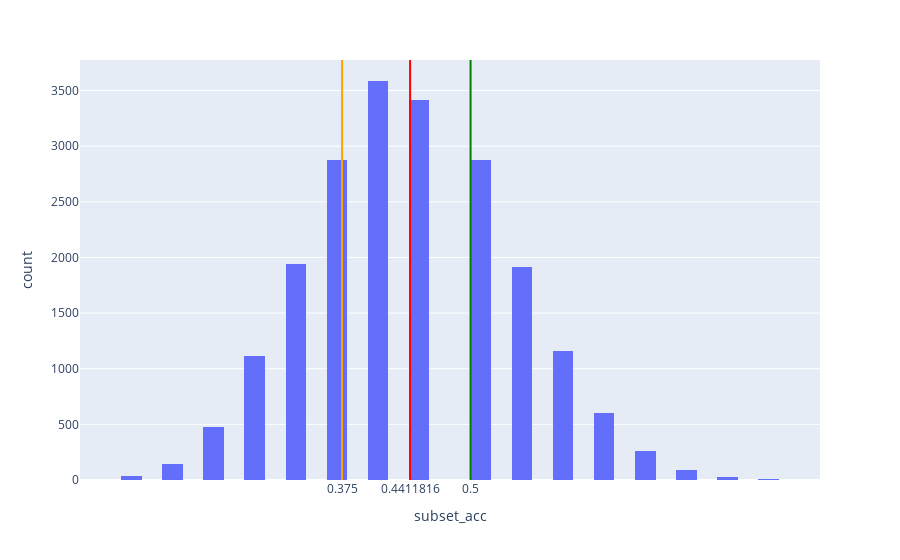

This figure's notebook cell:
### Code cell
meanVal = caseAccDf["subset_acc"].mean()
# medianVal = multilabelCaseDf["subset_acc"].median()
firstQuarter = np.quantile(caseAccDf["subset_acc"].values, 0.25)
thirdQuarter = np.quantile(caseAccDf["subset_acc"].values, 0.75)

fig = px.histogram(caseAccDf, x="subset_acc")
fig.add_vline(x=meanVal, line_width=2, line_color="red")
# fig.add_vline(x=medianVal, line_width=2, line_color="blue")
fig.add_vline(x=firstQuarter, line_width=2, line_color="orange")
fig.add_vline(x=thirdQuarter, line_width=2, line_color="green")

fig.update_layout(
    xaxis = dict(
        tickmode = 'array',
        tickvals = [meanVal, firstQuarter, thirdQuarter],
    )
)

### Figure 1 — Plotly figure (JSON) as saved in the notebook; plotly's stock layout.template omitted (floating-point values rounded to 4 significant figures; data arrays with more than 128 entries replaced by an {"elided": "..."} marker saying what was removed)
{"data": [{"alignmentgroup": "True", "bingroup": "x", "hovertemplate": "subset_acc=%{x}<br>count=%{y}<extra></extra>", "legendgroup": "", "marker": {"color": "#636efa", "pattern": {"shape": ""}}, "name": "", "offsetgroup": "", "orientation": "v", "showlegend": false, "type": "histogram", "x": {"elided": "20547 float values"}, "xaxis": "x", "yaxis": "y"}], "layout": {"barmode": "relative", "legend": {"tracegroupgap": 0}, "margin": {"t": 60}, "shapes": [{"line": {"color": "red", "width": 2}, "type": "line", "x0": 0.4412, "x1": 0.4412, "xref": "x", "y0": 0, "y1": 1, "yref": "y domain"}, {"line": {"color": "orange", "width": 2}, "type": "line", "x0": 0.375, "x1": 0.375, "xref": "x", "y0": 0, "y1": 1, "yref": "y domain"}, {"line": {"color": "green", "width": 2}, "type": "line", "x0": 0.5, "x1": 0.5, "xref": "x", "y0": 0, "y1": 1, "yref": "y domain"}], "xaxis": {"anchor": "y", "domain": [0, 1], "tickmode": "array", "tickvals": [0.4412, 0.375, 0.5], "title": {"text": "subset_acc"}}, "yaxis": {"anchor": "x", "domain": [0, 1], "title": {"text": "count"}}}}
